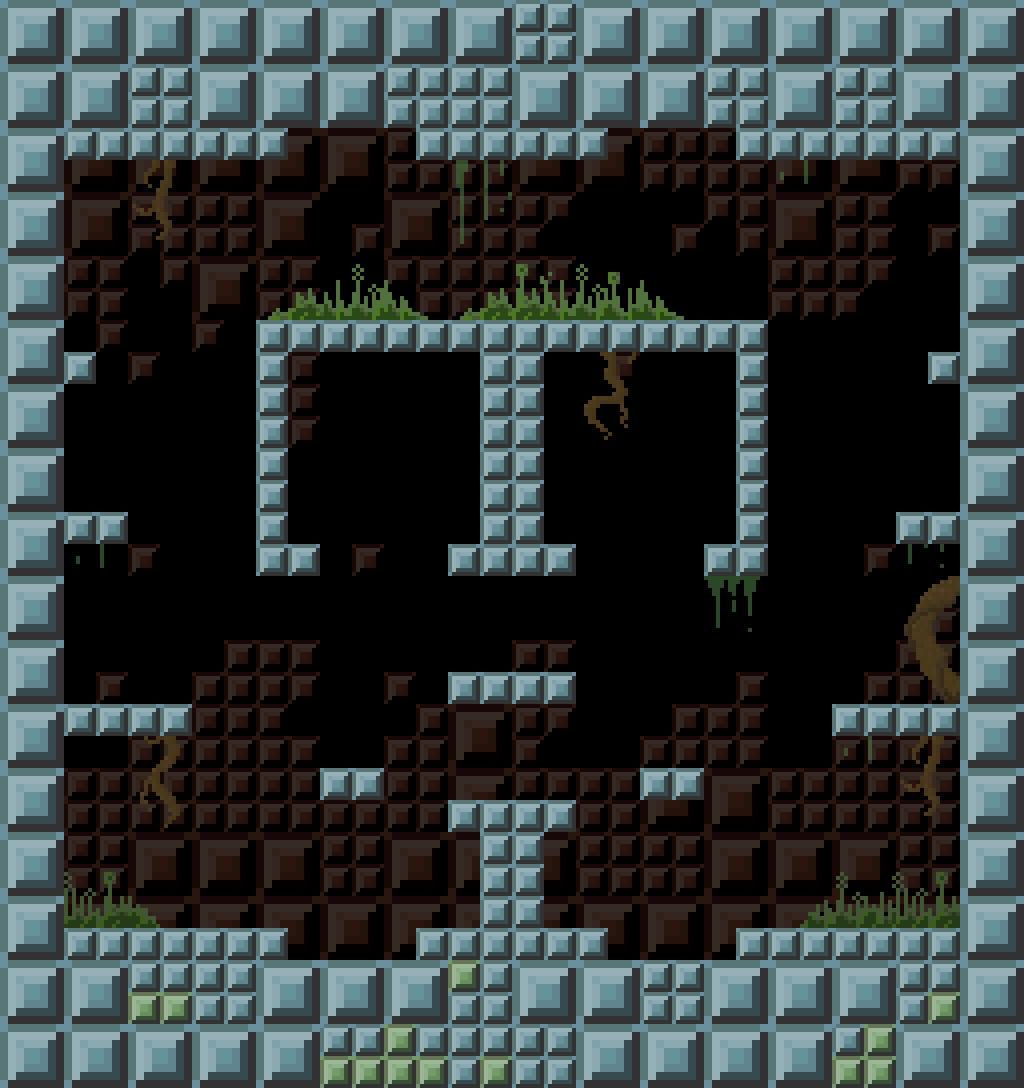

The image is a tile-based game level rendered from a .tmx file. Its description and source (layers, tilesets, objects; grid data summarised) follow:
An orthogonal 16x17 tile map with 64x64 px tiles, 3 tile layers (far, detail, Blocks), 2 tilesets and 40 objects (16x Platform, 15x Solid, 4x Teleport, 3x clocksy, 2x whirlybob).

<map version="1.0" tiledversion="1.0.2" orientation="orthogonal" renderorder="left-down" width="16" height="17" tilewidth="64" tileheight="64" nextobjectid="123">
 <properties>
  <property name="colour_quad" type="int" value="2" />
  <property name="round_time" type="float" value="42" />
 </properties>
 <tileset firstgid="1" name="large" tilewidth="64" tileheight="64" tilecount="112" columns="14">
  <image source="../images/block.png" width="896" height="512" />
 </tileset>
 <tileset firstgid="113" name="block_background" tilewidth="64" tileheight="64" tilecount="42" columns="6">
  <image source="../images/block_background.png" width="384" height="448" />
 </tileset>
 <layer name="far" width="16" height="17">
  <data>[272 cells, 171 non-empty, 13 distinct tile ids]</data>
 </layer>
 <layer name="detail" width="16" height="17">
  <data>[272 cells, 32 non-empty, 23 distinct tile ids]</data>
 </layer>
 <layer name="Blocks" width="16" height="17">
  <data>[272 cells, 93 non-empty, 18 distinct tile ids]</data>
 </layer>
 <objectgroup name="Spawn">
  <object id="55" name="clocksy" x="912" y="416" width="16" height="16" />
  <object id="60" name="whirlybob" x="384" y="432" width="16" height="16" />
  <object id="74" name="clocksy" x="112" y="416" width="16" height="16" />
  <object id="88" name="whirlybob" x="640" y="432" width="16" height="16" />
  <object id="89" name="clocksy" x="512" y="608" width="16" height="16" />
 </objectgroup>
 <objectgroup color="#ff00ff" name="geometry">
  <object id="53" type="Teleport" x="608" y="1024" width="128" height="32" />
  <object id="54" type="Teleport" x="288" y="1024" width="128" height="32" />
  <object id="51" type="Teleport" x="288" y="16" width="128" height="16" />
  <object id="52" type="Teleport" x="608" y="16" width="128" height="16" />
  <object id="121" type="Solid" x="64" y="1056" width="896" height="32" />
  <object id="108" type="Solid" x="480" y="320" width="64" height="256" />
  <object id="110" type="Solid" x="480" y="832" width="64" height="96" />
  <object id="109" type="Solid" x="736" y="320" width="32" height="256" />
  <object id="43" type="Solid" x="736" y="0" width="224" height="160" />
  <object id="106" type="Platform" x="704" y="544" width="32" height="32" />
  <object id="50" type="Solid" x="736" y="928" width="224" height="128" />
  <object id="7" type="Solid" x="64" y="928" width="224" height="128" />
  <object id="119" type="Solid" x="288" y="0" width="128" height="16" />
  <object id="42" type="Solid" x="416" y="0" width="192" height="160" />
  <object id="98" type="Platform" x="64" y="352" width="32" height="32" />
  <object id="107" type="Solid" x="256" y="320" width="32" height="256" />
  <object id="9" type="Solid" x="0" y="128" width="64" height="832" />
  <object id="49" type="Solid" x="416" y="928" width="192" height="128" />
  <object id="4" type="Solid" x="64" y="0" width="224" height="160" />
  <object id="118" type="Platform" x="448" y="672" width="128" height="32" />
  <object id="94" type="Platform" x="448" y="800" width="128" height="32" />
  <object id="99" type="Platform" x="288" y="544" width="32" height="32" />
  <object id="102" type="Platform" x="448" y="544" width="32" height="32" />
  <object id="97" type="Platform" x="64" y="512" width="64" height="32" />
  <object id="8" type="Solid" x="960" y="128" width="64" height="832" />
  <object id="96" type="Platform" x="64" y="704" width="128" height="32" />
  <object id="103" type="Platform" x="544" y="544" width="32" height="32" />
  <object id="93" type="Platform" x="640" y="768" width="64" height="32" />
  <object id="114" type="Platform" x="288" y="320" width="192" height="32" />
  <object id="92" type="Platform" x="832" y="704" width="128" height="32" />
  <object id="95" type="Platform" x="320" y="768" width="64" height="32" />
  <object id="117" type="Platform" x="544" y="320" width="192" height="32" />
  <object id="91" type="Platform" x="896" y="512" width="64" height="32" />
  <object id="90" type="Platform" x="928" y="352" width="32" height="32" />
  <object id="120" type="Solid" x="608" y="0" width="128" height="16" />
 </objectgroup>
 <objectgroup name="Platform" />
</map>
